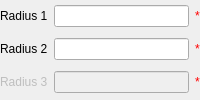
            <widget class="QWidget" name="absp_pageCylinder">
             <layout class="QGridLayout" name="gridLayout_3">
              <property name="margin">
               <number>0</number>
              </property>
              <item row="0" column="1">
               <widget class="QLineEdit" name="absp_ler1">
                <property name="text">
                 <string/>
                </property>
               </widget>
              </item>
              <item row="2" column="1">
               <widget class="QLineEdit" name="absp_ler3">
                <property name="enabled">
                 <bool>false</bool>
                </property>
                <property name="text">
                 <string/>
                </property>
               </widget>
              </item>
              <item row="0" column="0">
               <widget class="QLabel" name="absp_lbR1">
                <property name="text">
                 <string>Radius 1</string>
                </property>
               </widget>
              </item>
              <item row="2" column="0">
               <widget class="QLabel" name="absp_lbR3">
                <property name="enabled">
                 <bool>false</bool>
                </property>
                <property name="text">
                 <string>Radius 3</string>
                </property>
               </widget>
              </item>
              <item row="0" column="2">
               <widget class="QLabel" name="absp_valR1">
                <property name="styleSheet">
                 <string notr="true">color: rgb(255, 0, 0);</string>
                </property>
                <property name="text">
                 <string>*</string>
                </property>
               </widget>
              </item>
              <item row="2" column="2">
               <widget class="QLabel" name="absp_valR3">
                <property name="enabled">
                 <bool>false</bool>
                </property>
                <property name="styleSheet">
                 <string notr="true">color: rgb(255, 0, 0);</string>
                </property>
                <property name="text">
                 <string>*</string>
                </property>
               </widget>
              </item>
              <item row="1" column="0">
               <widget class="QLabel" name="absp_lbR2">
                <property name="text">
                 <string>Radius 2</string>
                </property>
               </widget>
              </item>
              <item row="1" column="1">
               <widget class="QLineEdit" name="absp_ler2">
                <property name="text">
                 <string/>
                </property>
               </widget>
              </item>
              <item row="1" column="2">
               <widget class="QLabel" name="absp_valR2">
                <property name="styleSheet">
                 <string notr="true">color: rgb(255, 0, 0);</string>
                </property>
                <property name="text">
                 <string>*</string>
                </property>
               </widget>
              </item>
             </layout>
            </widget>
